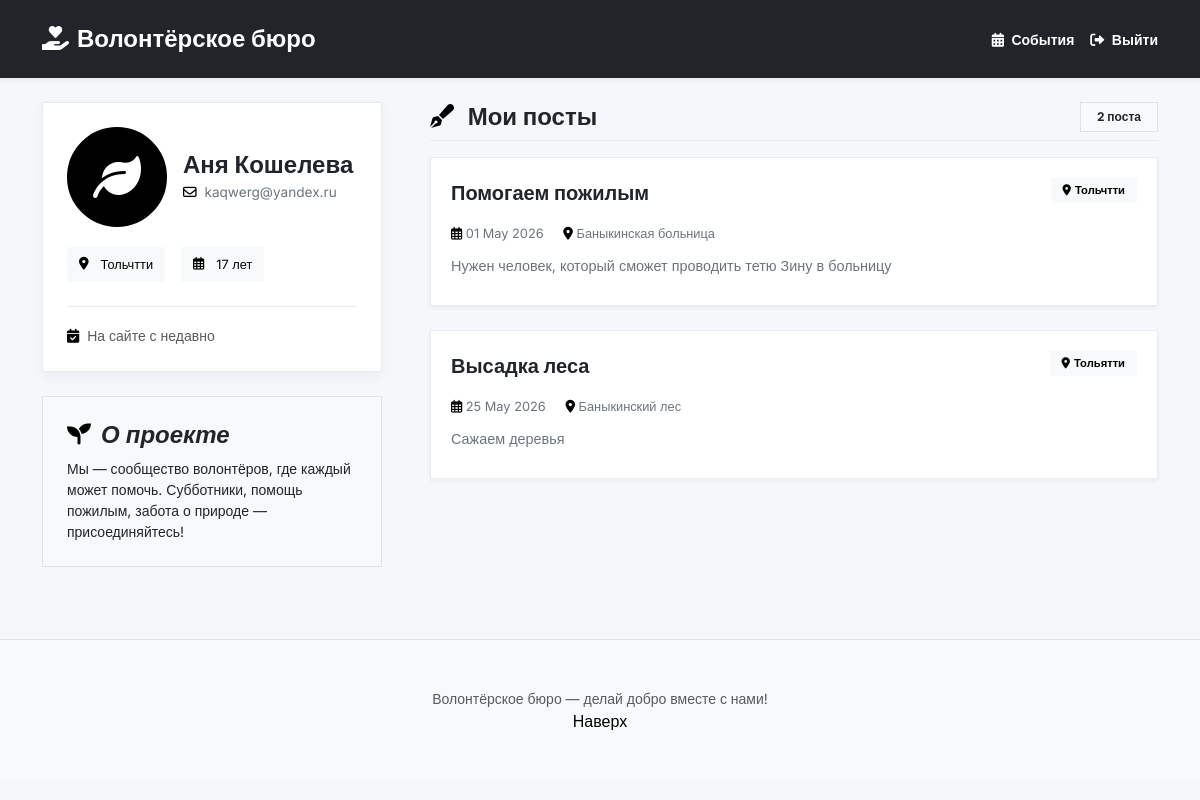
The app's page /profile (signed in), older data.
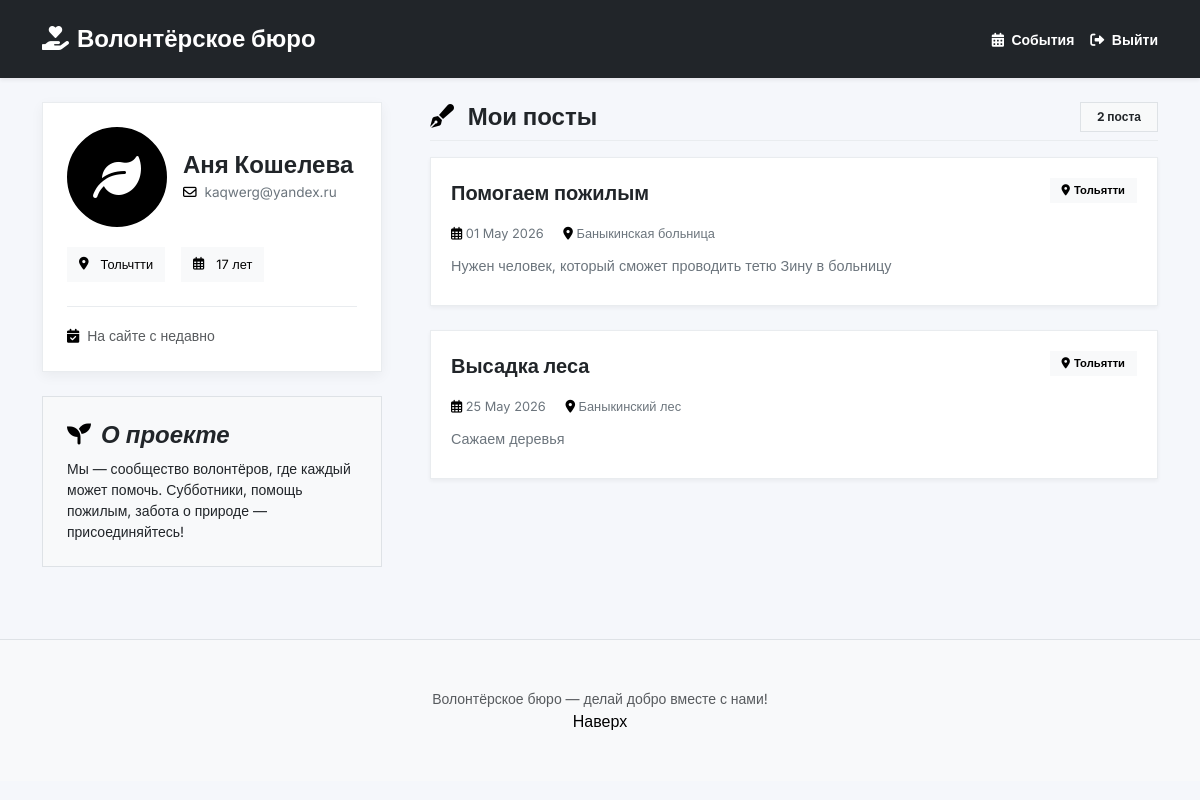
The same page, newer data.
### data/models.py (models this page shows)
class Event(SqlAlchemyBase):
    __tablename__ = 'events'
    id = sqlalchemy.Column(sqlalchemy.Integer, primary_key=True, autoincrement=True)
    title = sqlalchemy.Column(sqlalchemy.String, nullable=False)
    description = sqlalchemy.Column(sqlalchemy.String, nullable=False)
    date = sqlalchemy.Column(sqlalchemy.DateTime, nullable=False)
    location = sqlalchemy.Column(sqlalchemy.String, nullable=False)
    city = sqlalchemy.Column(sqlalchemy.String, nullable=False)
    author_id = sqlalchemy.Column(sqlalchemy.Integer, sqlalchemy.ForeignKey("users.id"), nullable=False)
    max_volunteers = sqlalchemy.Column(sqlalchemy.Integer, default=10)

### app.py (the view)
@app.route('/profile')
@login_required
def profile():
    session = db_session.create_session()
    user = session.query(User).filter(User.id == current_user.id).first()
    events = session.query(Event).filter(Event.author_id == user.id).all()
    session.close()
    return render_template('profile.html', title='Профиль', user=user, events=events)

### app.py (called while the page is built)
@login_manager.user_loader
def load_user(user_id):
    session = db_session.create_session()
    return session.get(User, user_id)

### data/db_session.py (called while the page is built)
def create_session() -> Session:
    global __factory
    return __factory()

### templates/profile.html (shortened to what the changed rows need)
<!doctype html>
<html lang="ru" dir="ltr" data-bs-theme="auto">
<head>
    <link href="https://cdn.jsdelivr.net/npm/bootstrap@5.3.0/dist/css/bootstrap.min.css" rel="stylesheet">
    <link rel="stylesheet" href="https://cdnjs.cloudflare.com/ajax/libs/font-awesome/6.0.0-beta3/css/all.min.css">
</head>
<body>
<main class="container my-4">
    <div class="row g-5">
        <div class="col-lg-4">
            <div class="position-sticky" style="top: 2rem">
                <div class="charity-profile mb-4">
                    <div class="profile-header">
                        <div class="profile-info">
                            <h2 class="profile-name">{{ user.name }} {{ user.surname }}</h2>
                        </div>
                    </div>
                </div>
            </div>
        </div>
        <div class="col-lg-8">
            <div id="userPostsContainer">
                {% if events %}
                    {% for event in events %}
                    <div class="post-item">
                        <div class="d-flex flex-wrap justify-content-between align-items-start mb-2">
                            <div class="post-title">{{ event.title }}</div>
                            <span class="post-category">
                                <i class="fas fa-map-marker-alt me-1"></i>{{ event.city }}
                            </span>
                        </div>
                        <div class="post-meta">
                            <span><i class="far fa-calendar-alt"></i> {{ event.date.strftime('%d %B %Y') }}</span>
                            <span class="ms-3"><i class="fas fa-location-dot"></i> {{ event.location }}</span>
                        </div>
                        <p class="text-secondary mb-2" style="font-size: 0.9rem;">{{ event.description }}</p>
                    </div>
                    {% endfor %}
                {% endif %}
            </div>
        </div>
    </div>
</main>
</body>
</html>

Row changes from the older to the newer data that the page shows:
changed Event "Помогаем пожилым": city "Тольчтти" → "Тольятти"
